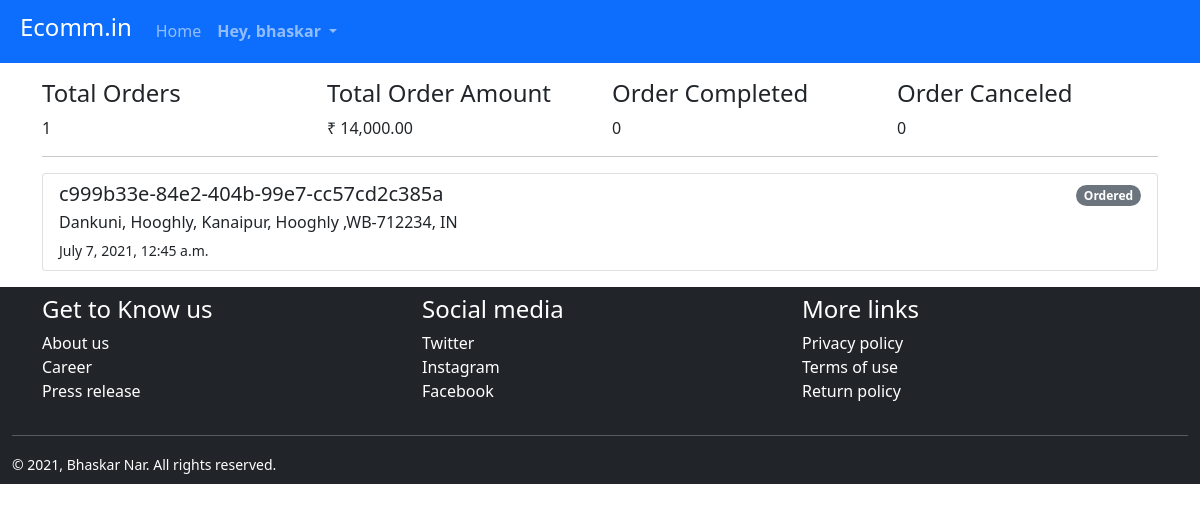
Before: /seller/ (signed in) with the older database file.
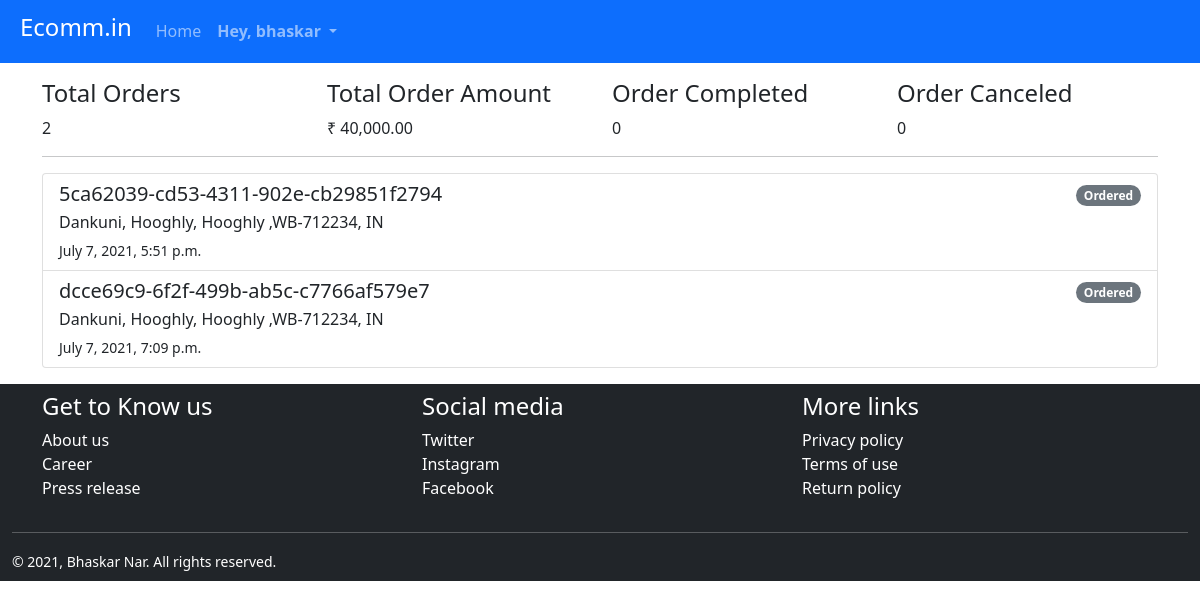
After: the same page with the newer database file.
### ecomm/models.py (models this page shows, shortened)
class Order(models.Model):
    ORDER_STATUS = [
        ('Ordered', 'Ordered'),
        ('Shipped', 'Shipped'),
        ('Completed', 'Completed'),
        ('Canceled', 'Canceled'),
        ('Pending', 'Pending')
    ]
    PAYMENT_OPTION = [
        ('Credit Card/Debit Card', 'Credit Card/Debit Card'),
        ('COD', 'COD'),
        ('Wallet', 'Wallet'),
        ('UPI', 'UPI'),
        ('Net Banking','Net Banking')
    ]
    order_id = models.UUIDField(default=uuid4().hex, unique=True, primary_key=True)
    order_amount = models.DecimalField(default=None, null=True, decimal_places=2, max_digits=50)
    order_date = models.DateTimeField(auto_now_add=True) # adds datetime automaticaly wen object is created
    shipping_address = models.TextField(max_length=150)
    billing_address = models.TextField(max_length=150)
    status = models.CharField(choices=ORDER_STATUS, default='Pending', max_length=12)
    transaction_id = models.CharField(max_length=50, null=True)
    payment_id = models.CharField(max_length=50, null=True)
    payment_method = models.CharField(choices=PAYMENT_OPTION, max_length=30, null= True)
    customer = models.ForeignKey(User, on_delete=models.DO_NOTHING, null=True)

### sellercentral/views.py (the view)
# urls.py: path('', Dashboard.as_view(), name='dashboard'),
class Dashboard(ListView):
    model = Order
    template_name = 'sellercentral/dashboard.html'
    @method_decorator(login_required)
    def dispatch(self, request, *args, **kwargs):
        return super().dispatch(request, *args, **kwargs)
    def get_context_data(self, **kwargs):
        context = super().get_context_data(**kwargs)
        context['total_order'] = self.object_list.count()
        context['total_order_amount'] = sum([order.order_amount for order in self.object_list])
        context['completed_orders'] = self.object_list.filter(status='Completed').count()
        context['canceled_orders'] = self.object_list.filter(status='Canceled').count()
        return context

### sellercentral/templates/sellercentral/dashboard.html (shortened to what this page needs)
{% extends 'ecomm/base.html' %}
{% block nav %}
<nav class="navbar navbar-expand-lg navbar-dark bg-primary">
    <div class="container-fluid mx-2">
        <a class="navbar-brand" href="{% url 'index' %}"><h4>Ecomm.in</h4></a>
        <div class="collapse navbar-collapse" id="navbarNav">
            <div class="navbar-nav ">
                <a class="nav-item nav-link" aria-current="page" href="">Home</a>
            </div>
            {% if user.is_authenticated %}
                <div class="navbar-nav justify-content-end me-4 d-none d-md-block">
                  <div class="dropdown">
                    <a class="nav-item nav-link dropdown-toggle" type="button" id="dropdownMenuButton1" data-bs-toggle="dropdown" aria-expanded="false">
                      <strong>Hey, {{ user.username }}</strong>
                    </a>
                  </div>
                </div>
            {% else %}
                <div class="navbar-nav justify-content-end">
                    <a class="nav-item nav-link" aria-current="page" href="{% url 'login' %}">Login</a>
                    <a class="nav-item nav-link" href="{% url 'register' %}">Register</a>
                </div>
            {% endif %}
        </div>
    </div>
</nav>
{% endblock nav %}
{% block content %}
    <div class="container my-3">
        <div class="row">
            <div class="col">
                {% load humanize %}
                <h4>Total Orders</h4>
                <span>{{ total_order}}</span>
            </div>
            <div class="col">
                <h4>Total Order Amount</h4>
                <span>&#8377; {{ total_order_amount|intcomma  }}</span>
            </div>
            <div class="col">
                <h4>Order Completed</h4>
                <span>{{ completed_orders }}</span>
            </div>
            <div class="col">
                <h4>Order Canceled</h4>
                <span>{{ canceled_orders }}</span>
            </div>
        </div>
        <hr>
        <div class="row">
            <div class="col">
                <div class="list-group">
                    {% if object_list %}
                        {% for order in object_list %}
                        <a href="{% url 'order-details-seller' order.order_id %}" class="list-group-item list-group-item-action " aria-current="true">
                        <div class="d-flex w-100 justify-content-between">
                            <h5 class="mb-1">{{ order.order_id }}</h5>
                           <div>
                               {% if order.status == 'Ordered' %}
                               <small class="badge rounded-pill bg-secondary" >{{ order.status }}</small>
                               {% elif order.status == 'Shipped' %}
                               <small class="badge rounded-pill bg-primary" >{{ order.status }}</small>
                               {% elif order.status == 'Completed' %}
                               <small class="badge rounded-pill bg-success" >{{ order.status }}</small>
                               {% else %}
                               <small class="badge rounded-pill bg-danger" >{{ order.status }}</small>
                               {% endif %}
                            </div>
                        </div>
                        <p class="mb-1">{{ order.shipping_address }}</p>
                        <small>{{ order.order_date }}</small>
                        </a>
                        {% endfor %}
                    {% endif %}
                  </div>
            </div>
        </div>
    </div>
{% endblock content %}

Changed rows visible on the page:
removed Order: order_id "c999b33e-84e2-404b-99e7-cc57cd2c385a", status "Ordered", shipping_address "Dankuni, Hooghly, Kanaipur, Hooghly ,WB-712234, IN", order_date "July 7, 2021, 12:45 a.m."
added Order: order_id "5ca62039-cd53-4311-902e-cb29851f2794", status "Ordered", shipping_address "Dankuni, Hooghly, Hooghly ,WB-712234, IN", order_date "July 7, 2021, 5:51 p.m."
added Order: order_id "dcce69c9-6f2f-499b-ab5c-c7766af579e7", status "Ordered", shipping_address "Dankuni, Hooghly, Hooghly ,WB-712234, IN", order_date "July 7, 2021, 7:09 p.m."
Other visible differences:
{{ total_order }}: "1" → "2"
{{ total_order_amount|intcomma }}: "14,000.00" → "40,000.00"
